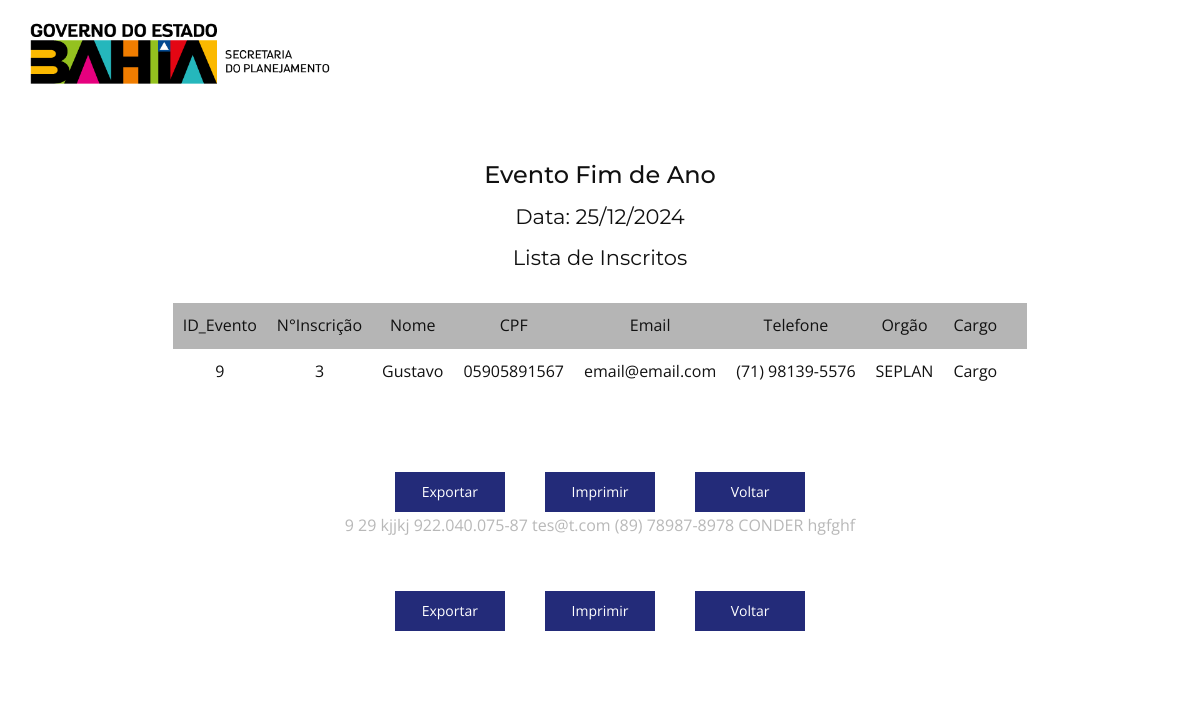
/lista_participantes.php?lista=9 (signed in), run on the app's committed database.
### tables this page shows
CREATE TABLE `evento` (
  `id` int(11) NOT NULL,
  `nome` varchar(255) NOT NULL,
  `data` date DEFAULT NULL,
  `inicio` time DEFAULT NULL,
  `fim` time DEFAULT NULL,
  `obs` varchar(500) DEFAULT NULL,
  `keypass` varchar(100) DEFAULT NULL,
  `organizador` varchar(255) DEFAULT NULL
);

CREATE TABLE `participantes` (
  `id` int(11) NOT NULL,
  `id_participante` int(11) NOT NULL,
  `nome_evento` varchar(255) NOT NULL,
  `nome_participante` varchar(255) NOT NULL,
  `cpf` varchar(255) NOT NULL,
  `email` varchar(255) NOT NULL,
  `telefone` varchar(255) NOT NULL,
  `orgao` varchar(255) NOT NULL,
  `cargo` varchar(255) NOT NULL
);

### lista2.php (the view)
<?php
include('pdo.php');
?>
<table class ='u-table' align='center' border ='0' cellspacing="14" cellpadding="8">
        <thead style="background-color:#B5B5B5">
          <tr>
            <td class="d-print-none">ID_Evento</td>
            <td>N°Inscrição</td>
            <td>Nome</td>
            <td>CPF</td>
            <td>Email</td>
            <td>Telefone</td>
            <td>Orgão</td>
            <td>Cargo<td>
          </tr>
          <thead>
        <tbody>
<?php
if(!empty($_GET['lista']))
{
   $id = $_GET['lista'];
   $sql = $conexao_pdo->prepare("SELECT * FROM participantes WHERE id=:id");
   $sql->bindparam(':id', $id);
   $sql->execute();
    if($sql->rowCount() > 0)
    {
      while($rows = $sql->fetch(PDO::FETCH_ASSOC)) { ?>
       <tr>
       <td class="d-print-none"> <?=$rows['id'] ?></td>
           <td> <?=$rows['id_participante'] ?></td>
           <td> <?=$rows['nome_participante'] ?></td>
           <td> <?=$rows['cpf'] ?></td>
           <td> <?=$rows['email'] ?></td>
           <td> <?=$rows['telefone'] ?></td>
           <td> <?=$rows['orgao'] ?></td>
           <td> <?=$rows['cargo'] ?></td>
       </tr>
  <tbody>
</table> <br><br><br>
<table align="center" border="0">
<tr>
<td align="center" bordercolor="#000000">
<a href='exportar.php?lista=<?=$rows['id'] ?>'><button id="botao">Exportar</button></a>
 <input type="button" id="botao" value="Imprimir" onClick="window.print()">
 <input type="button" id="botao" value="Voltar" onClick="window.location.href='eventos.php'">
</td>
</tr>
</table>
<?php
    }
  }
}
?>

### topo3.php (shortened to what this page needs)
<!DOCTYPE html>
<html style="font-size: 16px;" lang="pt-br">
<head>
    <link rel="stylesheet" href="css/nicepage.css" media="screen">
    <link rel="stylesheet" href="css/lista2.css">
    <link href="https://cdn.jsdelivr.net/npm/bootstrap@5.3.1/dist/css/bootstrap.min.css" rel="stylesheet">
</head>
  <header class="u-clearfix u-header u-header" id="sec-a184"><div class="u-clearfix u-sheet u-sheet-1">
        <a href="index.php" class="u-image u-logo u-image-1" data-image-width="275" data-image-height="37" title="Home">
          <img src="images/logo-seplan-1.png" class="tamanho">
        </a>
	</header>
  <br><br><br>
	<body data-home-page="index.php" data-home-page-title="Home" class="u-body u-xl-mode" data-lang="pt">

### lista_participantes.php (shortened to what this page needs)
<?php
include ('topo3.php');
include ('pdo.php');
?>
<section class="u-clearfix u-image u-section-3" src="" id="sec-e0b0" data-image-width="5760" data-image-height="3840">
<div class="u-clearfix u-sheet u-valign-middle u-sheet-1">
  <div class="u-align-center u-container-style u-group u-opacity u-opacity-70 u-white u-group-1">
    <div class="u-container-layout u-container-layout-1">
      <?php
        if(!empty($_GET['lista']))
        {
          $id = $_GET['lista'];
          $sql = $conexao_pdo->prepare("SELECT * FROM evento WHERE id=:id");
          $sql->bindparam(':id', $id);
          $sql->execute();
          if($sql->rowCount() > 0){
           while($dados = $sql->fetch(PDO::FETCH_ASSOC)){
                $nome = $dados['nome'];
                $data = $dados['data'];
              ?>
              <h3 class='u-text u-text-1'><?php echo $nome;?></h3>
              <h4 class='texto1'>Data: <?php echo date('d/m/Y', strtotime($data));?></h4>
              <?php
             }
           }
         }
       ?>
      <h3 class="texto2">Lista de Inscritos</h3>
      <br>
      <?php include "lista2.php"; ?>
      <br>
      <br>
    </div>
      </div>
      </div>
    </section>

### css/lista2.css (style rules this page uses)
#botao { background-color: #232b79; border-width: 0px; color: white; width: 110px; height: 40px; font-size: 14px; cursor: pointer; margin: 0 18px; }
.tamanho { width: 300px; }
.u-text-1 { font-size: 24px; }
.texto1 { font-weight: inherit; font-size: 21px; margin-top: 15px; }
.texto2 { font-weight: inherit; font-size: 21px; margin-top: 15px; }

### data on the page
evento: nome "Evento Fim de Ano", data "25/12/2024"
participantes: id "9", id_participante "3", nome_participante "Gustavo", cpf "05905891567", email "email@email.com", telefone "(71) 98139-5576", orgao "SEPLAN", cargo "Cargo"
participantes: id "9", id_participante "29", nome_participante "kjjkj", cpf "922.040.075-87", email "tes@t.com", telefone "(89) 78987-8978", orgao "CONDER", cargo "hgfghf"
